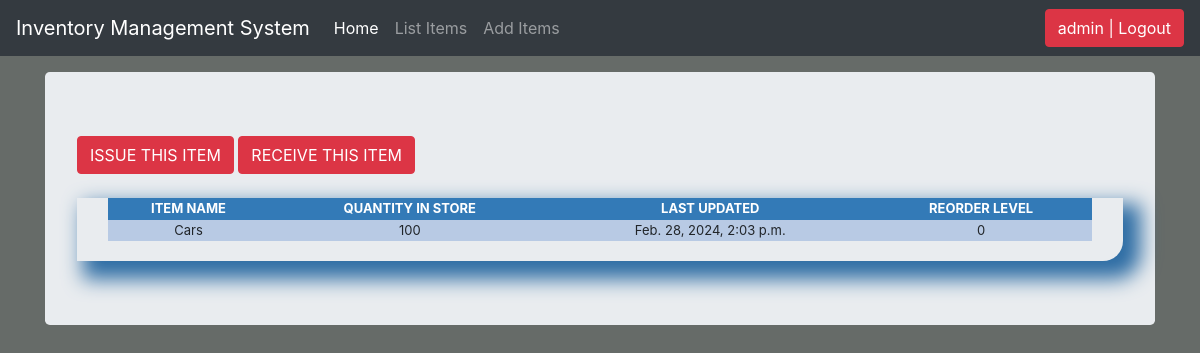
The page /stock_detail/3 (signed in) on the database its author committed.
### ims/models.py (models this page shows, shortened)
class Stock(models.Model):
    category = models.ForeignKey(
        Category, on_delete=models.CASCADE, blank=True)
    item_name = models.CharField(max_length=50, blank=True, null=True)
    quantity = models.IntegerField(default="0", blank=True, null=True)
    receive_quantity = models.IntegerField(default="0", blank=True, null=True)
    receive_by = models.CharField(max_length=50, blank=True, null=True)
    issue_quantity = models.IntegerField(default="0", blank=True, null=True)
    issue_by = models.CharField(max_length=50, blank=True, null=True)
    issue_to = models.CharField(max_length=50, blank=True, null=True)
    phone_number = models.CharField(max_length=50, blank=True, null=True)
    created_by = models.CharField(max_length=50, blank=True, null=True)
    reorder_level = models.IntegerField(default="0", blank=True, null=True)
    last_updated = models.DateTimeField(auto_now_add=False, auto_now=True)
    timestamp = models.DateTimeField(auto_now_add=True, auto_now=False)

### ims/views.py (the view)
# urls.py: path('stock_detail/<str:pk>', stock_detail, name="stock_detail"),
@login_required
def stock_detail(request, pk):
    queryset = Stock.objects.get(id=pk)
    context = {
        "queryset": queryset,
    }
    return render(request, "stock_detail.html", context)

### ims/templates/stock_detail.html (shortened to what this page needs)
{% load static %} {% load crispy_forms_tags %}
<!DOCTYPE html>
<html lang="en">
  <head>
    <link rel="stylesheet" href="{% static 'css/bootstrap.min.css' %}" />
    <link rel="stylesheet" href="{% static 'css/styles.css' %}" />
    <link rel="stylesheet" href="{% static 'css/navbar-top-fixed.css' %}" />
  </head>
  <body>
    {% include 'navbar.html' %}
    <main role="main" class="container">
      <div class="jumbotron">
        <a href="{% url 'issue_items' queryset.id %}" class="btn btn-danger"
          ><div>ISSUE THIS ITEM</div></a
        >
        <a href="{% url 'receive_items' queryset.id %}" class="btn btn-danger"
          ><div>RECEIVE THIS ITEM</div>
        </a>
        <br />
        <br />
        <div class="display-table">
          <table>
            <thead>
              <tr>
                <th>ITEM NAME</th>
                <th>QUANTITY IN STORE</th>
                <th>LAST UPDATED</th>
                <th>REORDER LEVEL</th>
              </tr>
            </thead>
            <tr>
              <td>{{queryset.item_name}}</td>
              <td>{{queryset.quantity}}</td>
              <td>{{queryset.last_updated}}</td>
              <td>{{queryset.reorder_level}}</td>
            </tr>
          </table>
        </div>
      </div>
    </main>
  </body>
</html>

### ims/templates/navbar.html (shortened to what this page needs)
<nav class="navbar navbar-expand-md navbar-dark fixed-top bg-dark">
  <a class="navbar-brand" href="#">Inventory Management System</a>
  <div class="collapse navbar-collapse" id="navbarCollapse">
    <ul class="navbar-nav mr-auto">
      <li class="nav-item active">
        <a class="nav-link" href="/"
          >Home <span class="sr-only">(current)</span></a
        >
      </li>
      {% if request.user.is_authenticated %}
      <li class="nav-item">
        <a class="nav-link" href="/list_items">List Items</a>
      </li>
      <li class="nav-item">
        <a class="nav-link" href="/add_items">Add Items</a>
      </li>
      {% endif %}
    </ul>
    <ul class="navbar-nav">
      {% if request.user.is_authenticated %}
      <li>
        <a href="/accounts/logout">
          <li><button class="btn btn-danger">{{user}} | Logout</button></li>
        </a>
      </li>
      {% else %}
      <li>
        <a href="/accounts/login">Login</a>
      </li>
      {% endif %}
    </ul>
  </div>
</nav>

### ims/static/css/styles.css (style rules this page uses)
body { background-color: #666b68; }
table { font-size: 13px; text-align: center; margin: auto; width: 95%; }
table tr:nth-child(odd) { background: #B8CAE4; }
th { background-color: #337ab7; color: white; }
.display-table { border-bottom-right-radius: 20px; padding-left: 5px; padding-right: 5px; padding-bottom: 20px; box-shadow: 12px 12px 20px 6px #2e6da4; }

### ims/static/css/navbar-top-fixed.css (style rules this page uses)
body { min-height: 75rem; padding-top: 4.5rem; }

### rows shown on the page
Stock: item_name "Cars", quantity "100", last_updated "Feb. 28, 2024, 2:03 p.m.", reorder_level "0"

### other values the page prints
{{ user }} "admin"
